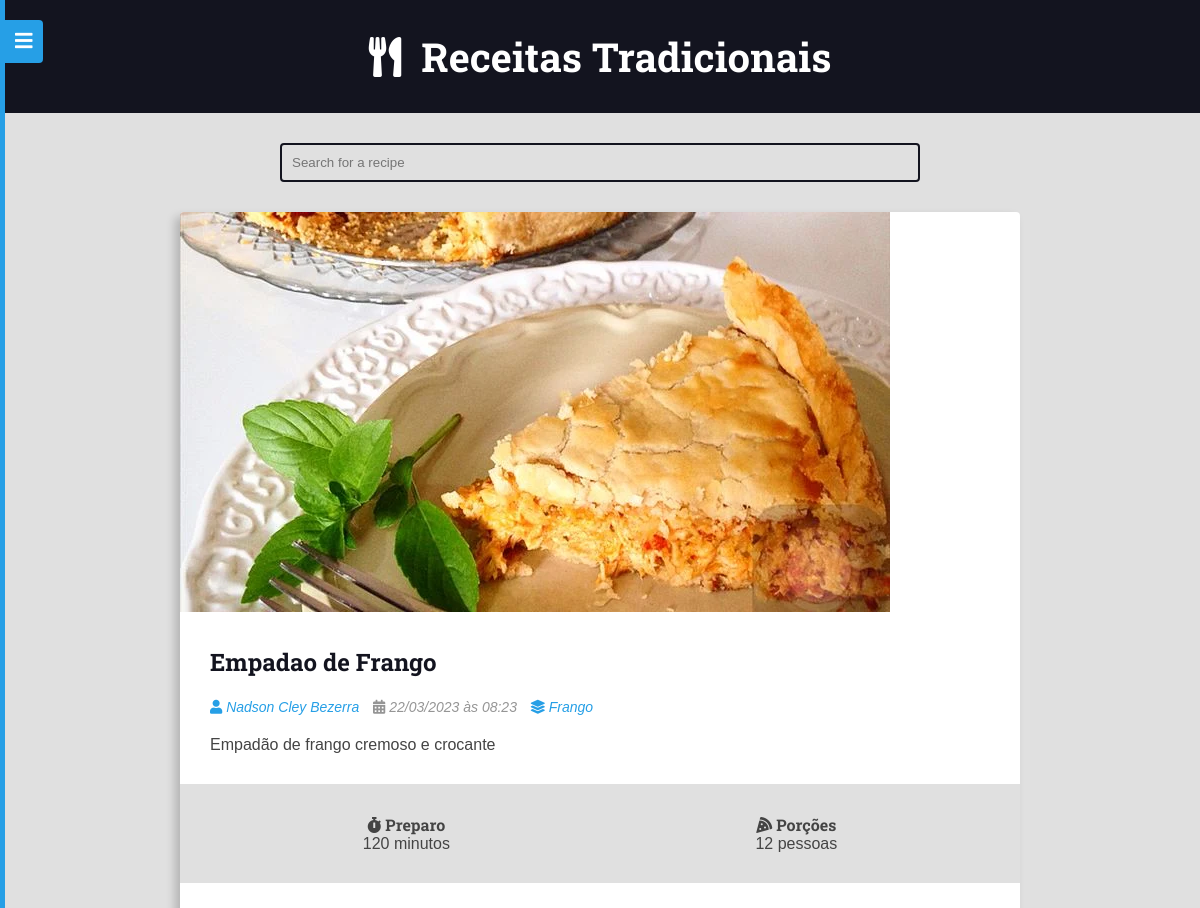
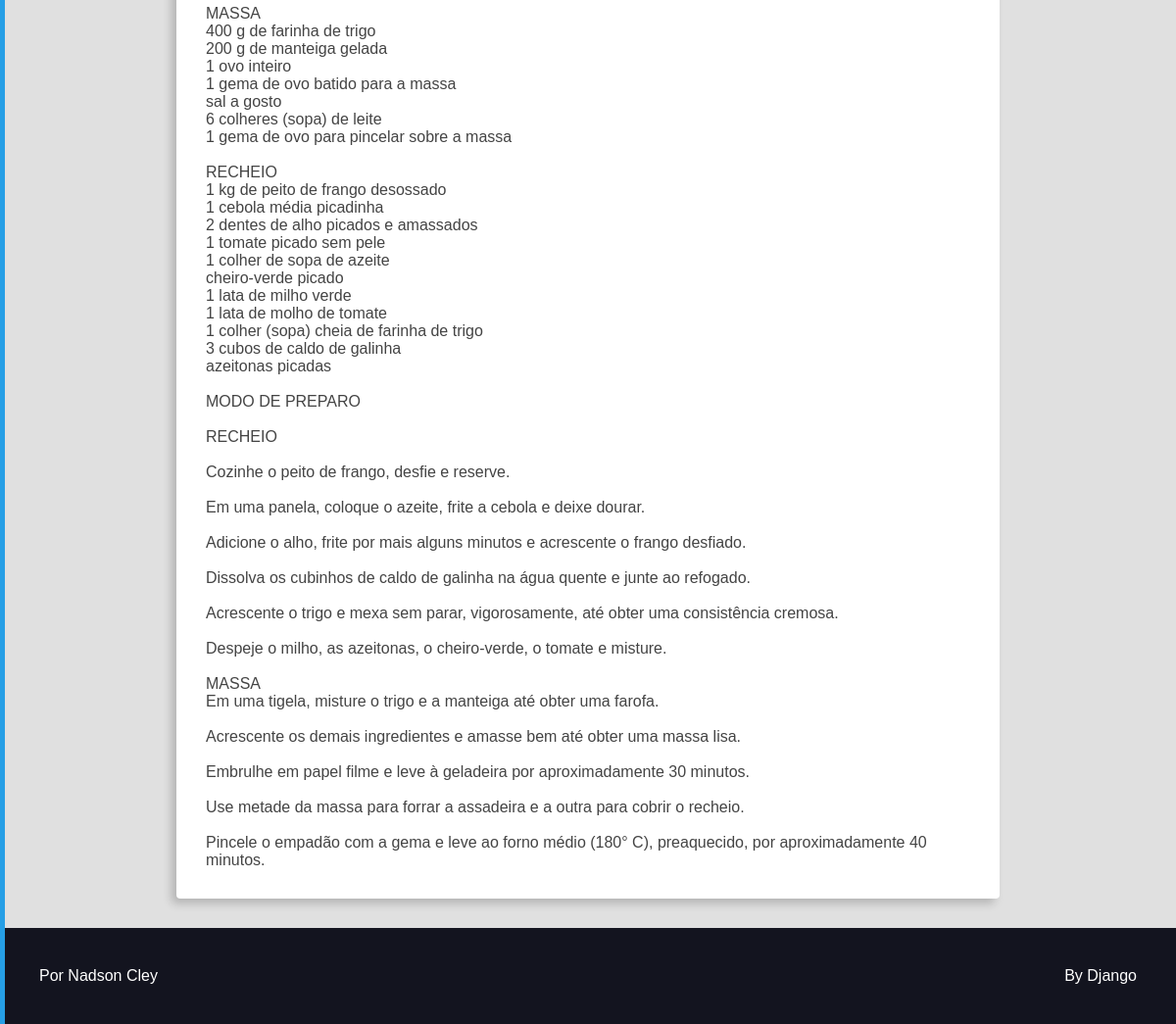
The page /recipes/2/ on the database its author committed (2 pictures, top to bottom).
### recipes/models.py (models this page shows, shortened)
class Recipe(models.Model):
    objects = RecipeManager()
    title = models.CharField(max_length=65)
    description = models.CharField(max_length=165)
    slug = models.SlugField(unique=True)
    preparation_time = models.IntegerField()
    preparation_time_unit = models.CharField(max_length=65)
    servings = models.IntegerField()
    servings_unit = models.CharField(max_length=65)
    preparation_steps = models.TextField()
    preparation_steps_is_html = models.BooleanField(default=False)
    created_at = models.DateTimeField(auto_now_add=True)
    updated_at = models.DateTimeField(auto_now=True)
    is_published = models.BooleanField(default=False)
    cover = models.ImageField(
        upload_to="recipes/covers/%Y/%m/%d/", blank=True, default=""
    )
    category = models.ForeignKey(
        Category,
        on_delete=models.SET_NULL,
        null=True,
        blank=True,
        default=None,
    )
    author = models.ForeignKey(User, on_delete=models.SET_NULL, null=True)
    tags = models.ManyToManyField(Tag, blank=True, default="")
    def get_absolute_url(self):
        return reverse("recipes:recipe", args=(self.id,))

class Category(models.Model):
    name = models.CharField(max_length=65)

### recipes/views.py (the view)
# urls.py: path("recipes/<int:pk>/", views.RecipeDetail.as_view(), name="recipe"),
class RecipeDetail(DetailView):
    model = Recipe
    context_object_name = "recipe"
    template_name = "recipes/pages/recipe-view.html"
    def get_queryset(self, *args, **kwargs):
        qs = super().get_queryset(*args, **kwargs)
        qs = qs.filter(is_published=True)
        return qs
    def get_context_data(self, *args, **kwargs):
        ctx = super().get_context_data(*args, **kwargs)
        ctx.update({"is_detail_page": True})
        return ctx

### recipes/templates/recipes/pages/recipe-view.html (shortened to what this page needs)
{% extends 'global/base.html' %}
{% block content %}
<div class="main-content main-content-detail container">
    {% include 'recipes/partials/recipe.html' %}
</div>
{% endblock content %}

### base_templates/global/base.html (shortened to what this page needs)
{% load static %}
<!DOCTYPE html>
<html lang="pt-BR">
<head>
    {% include 'global/partials/head.html' %}
</head>
<body>
    {% include 'global/partials/menu.html' %}
    {% include 'global/partials/header.html' %}
    {% include 'global/partials/search.html' %}
    <main class="main-content-container">
        {% block content %}{% endblock content %}
    </main>
    {% include 'global/partials/footer.html' %}
</body>
</html>

### base_templates/global/partials/head.html (shortened to what this page needs)
{% load static %}
<link rel="stylesheet" href="https://cdnjs.cloudflare.com/ajax/libs/font-awesome/5.15.4/css/fontawesome.min.css"
 />
<link rel="stylesheet" href="https://cdnjs.cloudflare.com/ajax/libs/font-awesome/5.15.4/css/brands.min.css"
 />
<link rel="stylesheet" href="https://cdnjs.cloudflare.com/ajax/libs/font-awesome/5.15.4/css/solid.min.css"
 />
<link rel="stylesheet" href="{% static 'global/css/styles.css' %}">
<link rel="stylesheet" href="{% static 'global/css/global-style.css' %}">

### base_templates/global/partials/menu.html (shortened to what this page needs)
<button class="button-show-menu button-show-menu-visible">
  <i class="fas fa-bars"></i>
</button>
<div class="menu-container menu-hidden">
  <div class="menu-content">
    <nav class="menu-nav">
      <a href="{% url 'recipes:home' %}">Home</a>
      {% if user.is_authenticated %}
        <a href="{% url 'authors:dashboard_recipe_new' %}">New recipe</a>
        <a href="{% url 'authors:dashboard' %}">Dashboard</a>
        <a class="authors-logout-link" href="{% url 'authors:logout' %}">Logout</a>
        {% include 'authors/partials/form_logout.html' %}
      {% else %}
        <a href="{% url 'authors:login' %}">Login</a>
        <a href="{% url 'authors:register' %}">Register</a>
    {% endif %}
    </nav>
  </div>
</div>

### base_templates/global/partials/header.html
<header class="main-header-container">
    <div class="main-header container">
        <h1>
            <a class="main-logo" href="{% url 'recipes:home' %}">
                <i class="fas fa-utensils main-logo-icon"></i>
                <span class="main-logo-text">Receitas Tradicionais</span>
            </a>
        </h1>
    </div>
</header>

### base_templates/global/partials/search.html (shortened to what this page needs)
<div class="search-container">
    <div class="container">
        <form action="{% url 'recipes:search' %}" method="GET" class="search-form">
            <input
                type="search" class="search-input"
                name="q" value="{{search_term}}" required
                placeholder="Search for a recipe"
            >
            <button type="submit" class="search-button"></button>
        </form>
    </div>
</div>

### recipes/templates/recipes/partials/recipe.html (shortened to what this page needs)
<div class="recipe recipe-list-item">
    {% if recipe.cover %}
        <div class="recipe-cover">
            <a href="{{ recipe.get_absolute_url }}">
                <img src="{{ recipe.cover.url }}" alt="Temporário">
            </a>
        </div>
    {% endif %}
    <div class="recipe-title-container">
        <h2 class="recipe-title">
            <a href="{{ recipe.get_absolute_url }}">
                {{ recipe.title }}
            </a>
        </h2>
    </div>
    <div class="recipe-author">
        {% if recipe.author is not None %}
            <span class="recipe-author-item">
                {% if recipe.author.profile %}
                    <a href="{% url 'authors:profile' recipe.author.profile.id %}">
                {% endif %}
                <i class="fas fa-user"></i>
                {% if recipe.author.first_name %}
                    {{ recipe.author.first_name }} {{ recipe.author.last_name }}
                {% else %}
                    {{ recipe.author.username }}
                {% endif %}
                {% if recipe.author.profile %}
                    </a>
                {% endif %}
            </span>
        {% endif %}
        <span class="recipe-author-item">
            <i class="fas fa-calendar-alt"></i>
            {{ recipe.created_at|date:"d/m/Y" }} às {{ recipe.created_at|date:"H:i" }}
        </span>
        {% if recipe.category is not None %}
            <span class="recipe-author-item">
                <a href="{% url 'recipes:category' recipe.category.id %}">
                    <i class="fas fa-layer-group"></i>
                    <span>{{ recipe.category.name }}</span>
                </a>
            </span>
        {% endif %}
    </div>
    <div class="recipe-content">
        <p>{{ recipe.description }}</p>
    </div>
    <div class="recipe-meta-container">
        <div class="recipe-meta recipe-preparation">
            <h3 class="recipe-meta-title"><i class="fas fa-stopwatch"></i> Preparo</h3>
            <div class="recipe-meta-text">
                {{ recipe.preparation_time }} {{ recipe.preparation_time_unit }}
            </div>
        </div>
        <div class="recipe-meta recipe-servings">
            <h3 class="recipe-meta-title"><i class="fas fa-pizza-slice"></i> Porções</h3>
            <div class="recipe-meta-text">
                {{ recipe.servings }} {{ recipe.servings_unit }}
            </div>
        </div>
    </div>
    {% if is_detail_page is True %}
        <div class="preparation-steps">
            {% if recipe.preparation_steps_is_html is True %}
                {{ recipe.preparation_steps|safe }}
            {% else %}
                {{ recipe.preparation_steps|linebreaksbr }}
            {% endif %}
        </div>
    {% endif %}
</div>

### base_templates/global/partials/footer.html (shortened to what this page needs)
<footer class="main-footer">
  <div class="developer">
    <a href="" target="_blank">Por Nadson Cley</a>
  </div>
  <div class="powered">
    <a href="" target="_blank">By Django</a>
  </div>
</footer>

### rows shown on the page
Recipe: cover (picture), title "Empadao de Frango", author.first_name "Nadson Cley", author.last_name "Bezerra", created_at "22/03/2023", created_at "08:23", category.name "Frango", description "Empadão de frango cremoso e crocante", preparation_time "120", preparation_time_unit "minutos", servings "12", servings_unit "pessoas", preparation_steps "MASSA 400 g de farinha de trigo 200 g de manteiga gelada 1 ovo inteiro 1 gema de ovo batido para a massa sal a gosto 6 colheres (sopa) de leite 1 gema de ovo para pincelar sobre a massa RECHEIO 1 kg de peito de frango desossado 1 cebola média picadinha 2 dentes de alho picados e amassados 1 tomate picado sem pele 1 colher de sopa de azeite cheiro-verde picado 1 lata de milho verde 1 lata de molho de tomate 1 colher (sopa) cheia de farinha de trigo 3 cubos de caldo de galinha azeitonas picadas MODO DE PREPARO RECHEIO Cozinhe o peito de frango, desfie e reserve. Em uma panela, coloque o azeite, frite a cebola e deixe dourar. Adicione o alho, frite por mais alguns minutos e acrescente o frango…"
